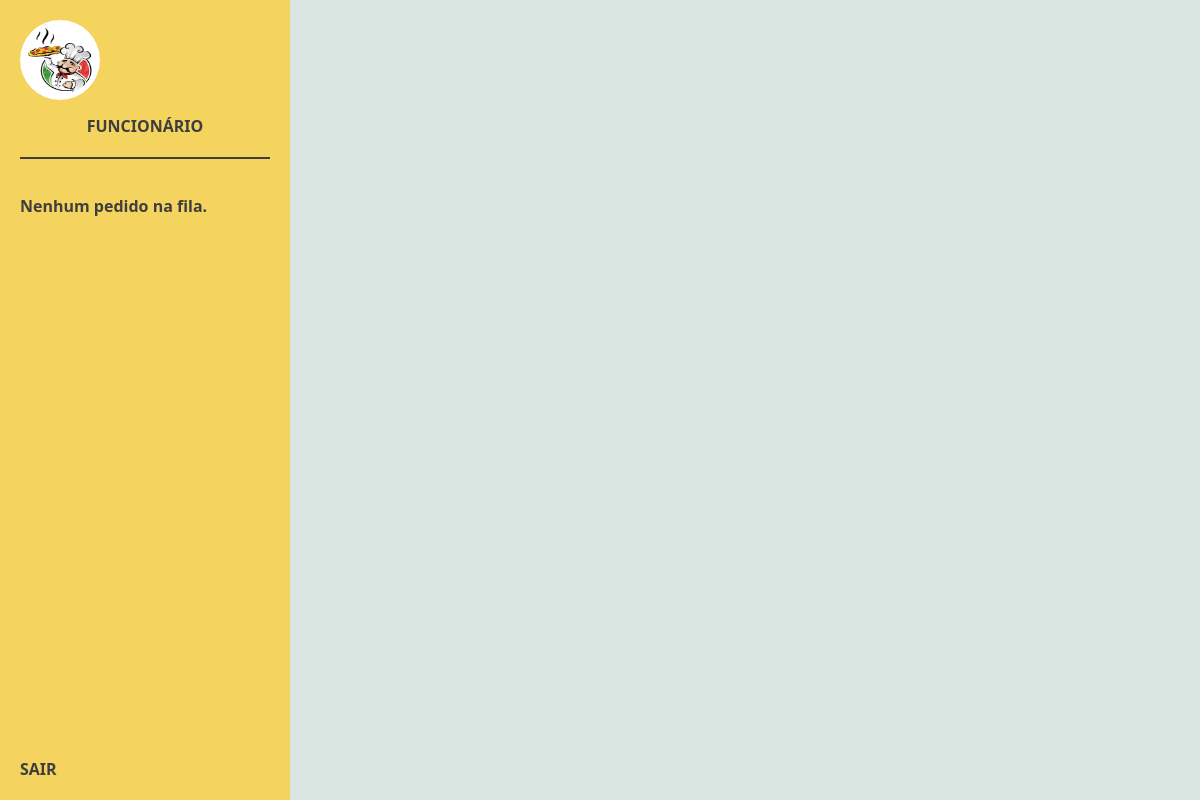
Before: /funcionario/ (signed in) with the older database file.
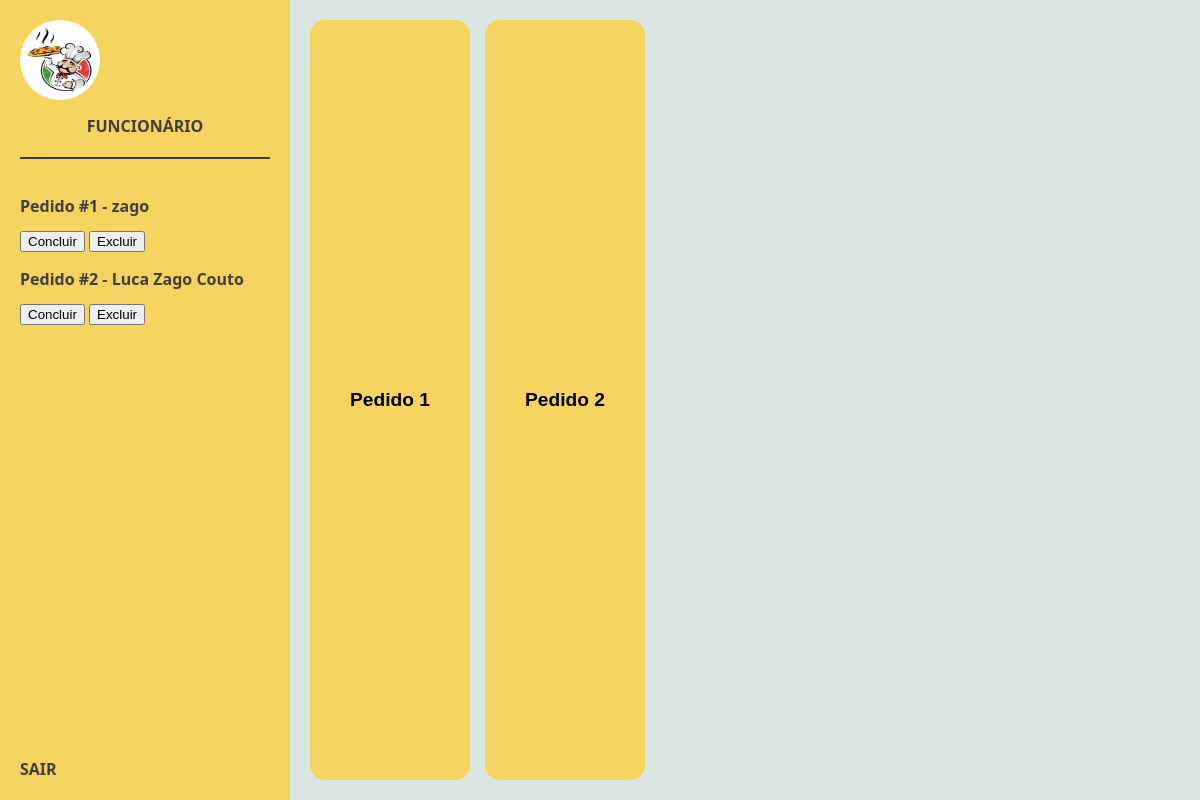
After: the same page with the newer database file.
### cliente/models.py (models this page shows, shortened)
class Pedido(models.Model):
    TAMANHOS = [('0', 'Grande'), ('1', 'Médio'), ('2', 'Pequeno')]
    BORDAS = [('0', 'Sem borda'), ('1', 'Catupiry'), ('2', 'Cheddar'), ('3', 'Doce de leite')]
    SABORES = [
        ('01', 'Portuguesa'),
        ('02', 'Chocolate'),
        ('03', 'Peixe'),
        ('04', 'Margarita'),
        ('05', 'Quatro-queijos'),
        ('06', 'Marguerita'),
        ('07', 'Calabresa'),
        ('08', 'Peperoni'),
        ('09', 'Alho e óleo'),
    ]
    nome = models.CharField(max_length=100)
    cpf = models.CharField(max_length=11)
    endereco = models.CharField(max_length=200)
    quantidade = models.IntegerField()
    borda = models.CharField(max_length=1, choices=BORDAS)
    tamanho = models.CharField(max_length=1, choices=TAMANHOS)
    sabor1 = models.CharField(max_length=2, choices=SABORES, default='01')
    concluido = models.BooleanField(default=False)  # ✅ Adicionado para o sistema de conclusão
    created_at = models.DateTimeField(auto_now_add=True)

### funcionario/views.py (the view)
# urls.py: path('', home_page, name='home_page'),
def home_page(request):
    if 'funcionario_id' not in request.session:
        return redirect('login_funcionario')
    pedidos = Pedido.objects.all().order_by('id')
    return render(request, 'funcionario/home_page.html', {'pedidos': pedidos})

### funcionario/templates/funcionario/home_page.html (shortened to what this page needs)
{% load static %}
<!DOCTYPE html>
<html lang="pt-br">
<head>
    <link rel="stylesheet" href="{% static 'css/home.css' %}">
</head>
<body>
    <div class="sidebar">
        <div class="profile">
            <img src="{% static 'img/logo.png' %}" alt="Perfil" />
            <div class="name">FUNCIONÁRIO</div>
        </div>
        <div class="divider"></div>
        <div class="fila" id="filaList">
            {% for pedido in pedidos %}
            {% if pedido.id %}
            <div>
                <p class="pedido-item" data-id="{{ pedido.id }}" data-nome="{{ pedido.nome }}"
                    data-cpf="{{ pedido.cpf }}" data-endereco="{{ pedido.endereco }}"
                    data-quantidade="{{ pedido.quantidade }}" data-borda="{{ pedido.get_borda_display }}"
                    data-tamanho="{{ pedido.get_tamanho_display }}" data-sabores="{{ pedido.get_sabor1_display }}"
                    onclick="mostrarDetalhe(this)">
                    Pedido #{{ pedido.id }} - {{ pedido.nome }}
                </p>
                <form action="{% url 'concluir_pedido' pedido.id %}" method="post" style="display: inline;">
                    <button type="submit">Concluir</button>
                </form>
                <form action="{% url 'excluir_pedido' pedido.id %}" method="post" style="display: inline;">
                    <button type="submit">Excluir</button>
                </form>
            </div>
            {% endif %}
            {% empty %}
            <p class="pedido-item">Nenhum pedido na fila.</p>
            {% endfor %}
        </div>
        <div class="logout" onclick="window.location.href='{% url 'logout_funcionario' %}'">SAIR</div>
    </div>
    <div class="main-content" id="mainContent">
        {% for pedido in pedidos %}
        {% if pedido.id %}
        <button class="btn-senha" data-id="{{ pedido.id }}" data-nome="{{ pedido.nome }}" data-cpf="{{ pedido.cpf }}"
            data-endereco="{{ pedido.endereco }}" data-quantidade="{{ pedido.quantidade }}"
            data-borda="{{ pedido.get_borda_display }}" data-tamanho="{{ pedido.get_tamanho_display }}"
            data-sabores="{{ pedido.get_sabor1_display }}" onclick="mostrarDetalhe(this)">
            Pedido {{ pedido.id }}
        </button>
        {% endif %}
        {% endfor %}
    </div>
</body>
</html>

### funcionario/static/css/home.css (style rules this page uses)
body { margin: 0; font-family: 'Segoe UI', sans-serif; background-color: #FFF6E5; color: #3E3E3E; display: flex; height: 100vh; }
.sidebar { background-color: #F4D35E; width: 250px; padding: 20px; display: flex; flex-direction: column; }
.profile img { width: 70px; height: 70px; border-radius: 50%; background: white; padding: 5px; }
.profile .name { font-weight: bold; margin-top: 10px; text-align: center; }
.divider { border-bottom: 2px solid #3E3E3E; margin: 20px 0; }
.pedido-item { margin-bottom: 12px; cursor: pointer; font-weight: 600; }
.logout { margin-top: auto; font-weight: 700; cursor: pointer; }
.main-content { flex-grow: 1; background-color: #D9E6E2; padding: 20px; display: flex; flex-wrap: wrap; gap: 15px; }
.btn-senha { background-color: #F4D35E; border: none; padding: 25px 40px; font-size: 1.2rem; font-weight: bold; border-radius: 15px; cursor: pointer; }

Changed rows visible on the page:
added Pedido: id "1", nome "zago"
added Pedido: id "2", nome "Luca Zago Couto"
Other visible differences:
text no longer shown: "Nenhum pedido na fila."
